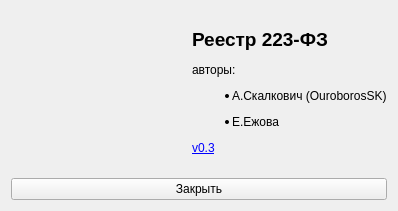
<?xml version="1.0" encoding="UTF-8"?>
<ui version="4.0">
 <class>AboutAppForm</class>
 <widget class="QWidget" name="AboutAppForm">
  <property name="geometry">
   <rect>
    <x>0</x>
    <y>0</y>
    <width>398</width>
    <height>211</height>
   </rect>
  </property>
  <property name="windowTitle">
   <string>Реестр 223-ФЗ</string>
  </property>
  <property name="windowIcon">
   <iconset resource="../../resources/main.qrc">
    <normaloff>:/images/logo.png</normaloff>:/images/logo.png</iconset>
  </property>
  <layout class="QGridLayout" name="gridLayout">
   <item row="0" column="1">
    <widget class="QLabel" name="textLabel">
     <property name="text">
      <string>&lt;html&gt;&lt;head/&gt;&lt;body&gt;&lt;p&gt;&lt;span style=&quot; font-size:14pt; font-weight:600;&quot;&gt;Реестр 223-ФЗ&lt;/span&gt;&lt;/p&gt;&lt;p&gt;авторы: &lt;/p&gt;&lt;ul style=&quot;margin-top: 0px; margin-bottom: 0px; margin-left: 0px; margin-right: 0px; -qt-list-indent: 1;&quot;&gt;&lt;li style=&quot; margin-top:12px; margin-bottom:12px; margin-left:0px; margin-right:0px; -qt-block-indent:0; text-indent:0px;&quot;&gt;А.Скалкович (OuroborosSK)&lt;/li&gt;&lt;li style=&quot; margin-top:12px; margin-bottom:12px; margin-left:0px; margin-right:0px; -qt-block-indent:0; text-indent:0px;&quot;&gt;Е.Ежова&lt;/li&gt;&lt;/ul&gt;&lt;p&gt;&lt;a href=&quot;https://github.com/OuroborosSK/PurchasingDepartment/commit/00e4f337876854a082203b1b17e226525aea7fd7&quot;&gt;&lt;span style=&quot; text-decoration: underline; color:#0000ff;&quot;&gt;v0.3&lt;/span&gt;&lt;/a&gt;&lt;/p&gt;&lt;/body&gt;&lt;/html&gt;</string>
     </property>
    </widget>
   </item>
   <item row="0" column="0">
    <widget class="QLabel" name="logoLabel">
     <property name="text">
      <string>&lt;html&gt;&lt;head/&gt;&lt;body&gt;&lt;p&gt;&lt;img src=&quot;:/images/logo.png&quot;/&gt;&lt;/p&gt;&lt;/body&gt;&lt;/html&gt;</string>
     </property>
    </widget>
   </item>
   <item row="1" column="0" colspan="2">
    <widget class="QPushButton" name="closeButton">
     <property name="text">
      <string>Закрыть</string>
     </property>
    </widget>
   </item>
  </layout>
 </widget>
 <resources>
  <include location="../../resources/main.qrc"/>
 </resources>
 <connections/>
</ui>
